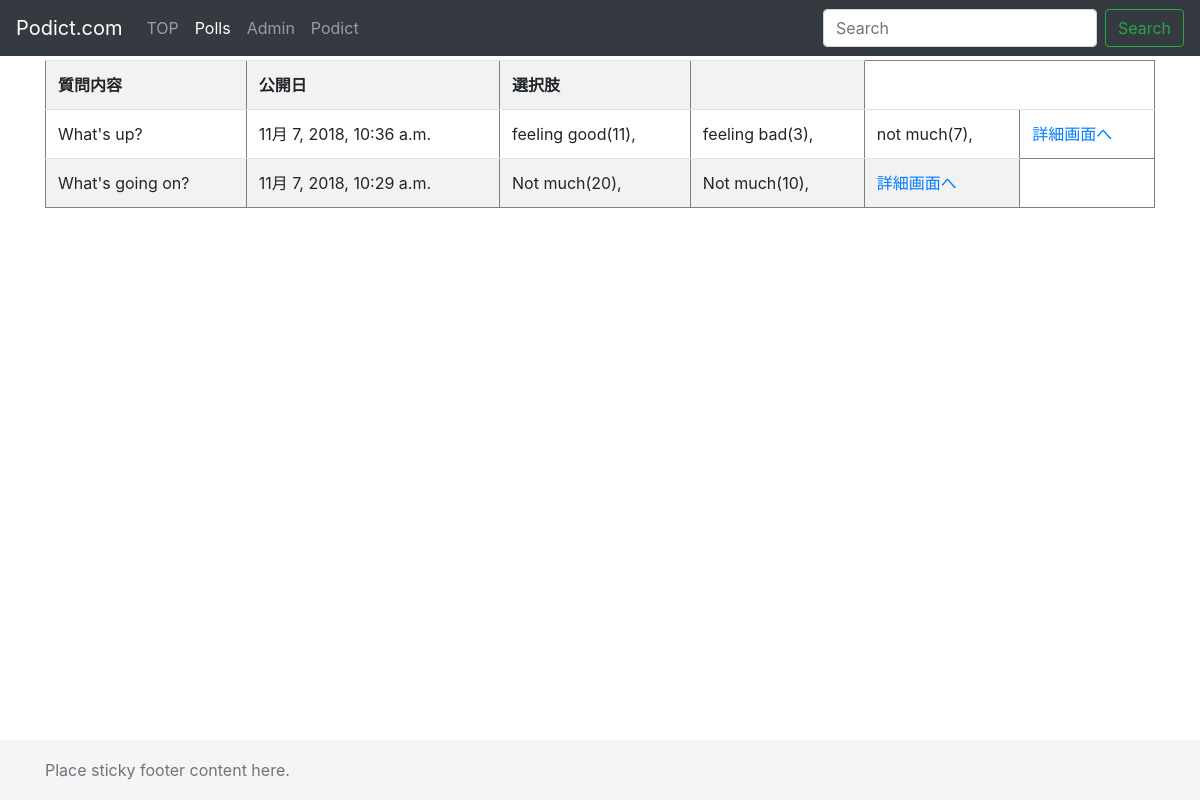
The page / on the database its author committed.
### polls/models.py (models this page shows, shortened)
class Question(models.Model):
    class Meta:
        verbose_name = '質問'
        verbose_name_plural = '質問'
        ordering = ['question_text', '-pub_date']
        app_label = 'polls'
    question_text = models.CharField(max_length=200)
    pub_date = models.DateTimeField('date published')
    def was_published_recently(self):
        return timezone.now() >= self.pub_date >= timezone.now() - datetime.timedelta(days=1)
    was_published_recently.admin_order_field = 'pub_date'
    was_published_recently.boolean = True
    was_published_recently.short_description = 'Published recently?'

class Choice(models.Model):
    question = models.ForeignKey(Question, on_delete=models.CASCADE)
    choice_text = models.CharField(max_length=200)
    votes = models.IntegerField(default=0)

### polls/views.py (the view)
# urls.py: path('', IndexView.as_view(), name='index'),
class IndexView(generic.ListView):
    template_name = 'polls/index.html'
    context_object_name = 'latest_question_list'
    def get_queryset(self):
        return Question.objects.order_by('-pub_date')[:5]

### polls/templates/polls/index.html
{% extends "polls/base.html" %}
{% block contents %}
  <table border="1" class="table table-striped">
    <tr>
      <th>質問内容</th>
      <th>公開日</th>
      <th>選択肢</th>
      <th></th>
    </tr>
    {% for question in latest_question_list %}
    <tr>
      <td>{{ question.question_text }}</td>
      <td>{{ question.pub_date }}</td>
      {% for choice in question.choice_set.all %}
      <td>{{ choice.choice_text }}({{ choice.votes }}),</td>
      {% endfor %}
      <td><a href="{% url 'polls:detail' question.pk %}">詳細画面へ</a>
    </tr>
    {% endfor %}
  </table>
  {% endblock contents %}

### polls/templates/polls/base.html
{% extends "base.html" %}
{% block nav_polls %}active{% endblock %}

### templates/base.html (shortened to what this page needs)
{% load staticfiles %}
<!doctype html>
<html lang="en">
  <head>
    <link href="{% static 'css/sticky-footer-navbar.css' %}" rel="stylesheet">
    <link href="{% static 'css/bootstrap.css' %}" rel="stylesheet">
  </head>
  <body>
    <header>
      <nav class="navbar navbar-expand-md navbar-dark fixed-top bg-dark">
        <a class="navbar-brand" href="#">Podict.com</a>
        <div class="collapse navbar-collapse" id="navbarCollapse">
          <ul class="navbar-nav mr-auto">
            <li class="nav-item">
              <a class="nav-link" href="{% url 'index' %}">TOP<span class="sr-only">(current)</span></a>
            </li>
            <li class="nav-item {% block nav_polls %}{% endblock %}">
              <a class="nav-link" href="{% url 'polls:index' %}">Polls</a>
            </li>
            <li class="nav-item">
              <a class="nav-link" href="{% url 'admin:index' %}">Admin</a>
            </li>
            <li class="nav-item">
              <a class="nav-link" href="">Podict</a>
            </li>
          </ul>
          <form class="form-inline mt-2 mt-md-0">
            <input class="form-control mr-sm-2" type="text" placeholder="Search" aria-label="Search">
            <button class="btn btn-outline-success my-2 my-sm-0" type="submit">Search</button>
          </form>
        </div>
      </nav>
    </header>
    <main role="main" class="container">
      {% block contents %}{% endblock %}
    </main>
    <footer class="footer">
      <div class="container">
        <span class="text-muted"> Place sticky footer content here. </span>
      </div>
    </footer>
  </body>
</html>

### static/css/sticky-footer-navbar.css (style rules this page uses)
html { position: relative; min-height: 100%; }
.footer { position: absolute; bottom: 0; width: 100%; height: 60px; line-height: 60px; background-color: #f5f5f5; }
body > .container { padding: 60px 15px 0; }
.footer > .container { padding-right: 15px; padding-left: 15px; }

### templates/base.html (style rules this page uses)
body > .container { padding-top: 60px; on the body > .container. }

### rows shown on the page
Question: question_text "What's up?", pub_date "11月 7, 2018, 10:36 a.m."
Choice: choice_text "feeling good", votes "11"
Choice: choice_text "feeling bad", votes "3"
Choice: choice_text "not much", votes "7"
Question: question_text "What's going on?", pub_date "11月 7, 2018, 10:29 a.m."
Choice: choice_text "Not much", votes "20"
Choice: choice_text "Not much", votes "10"
